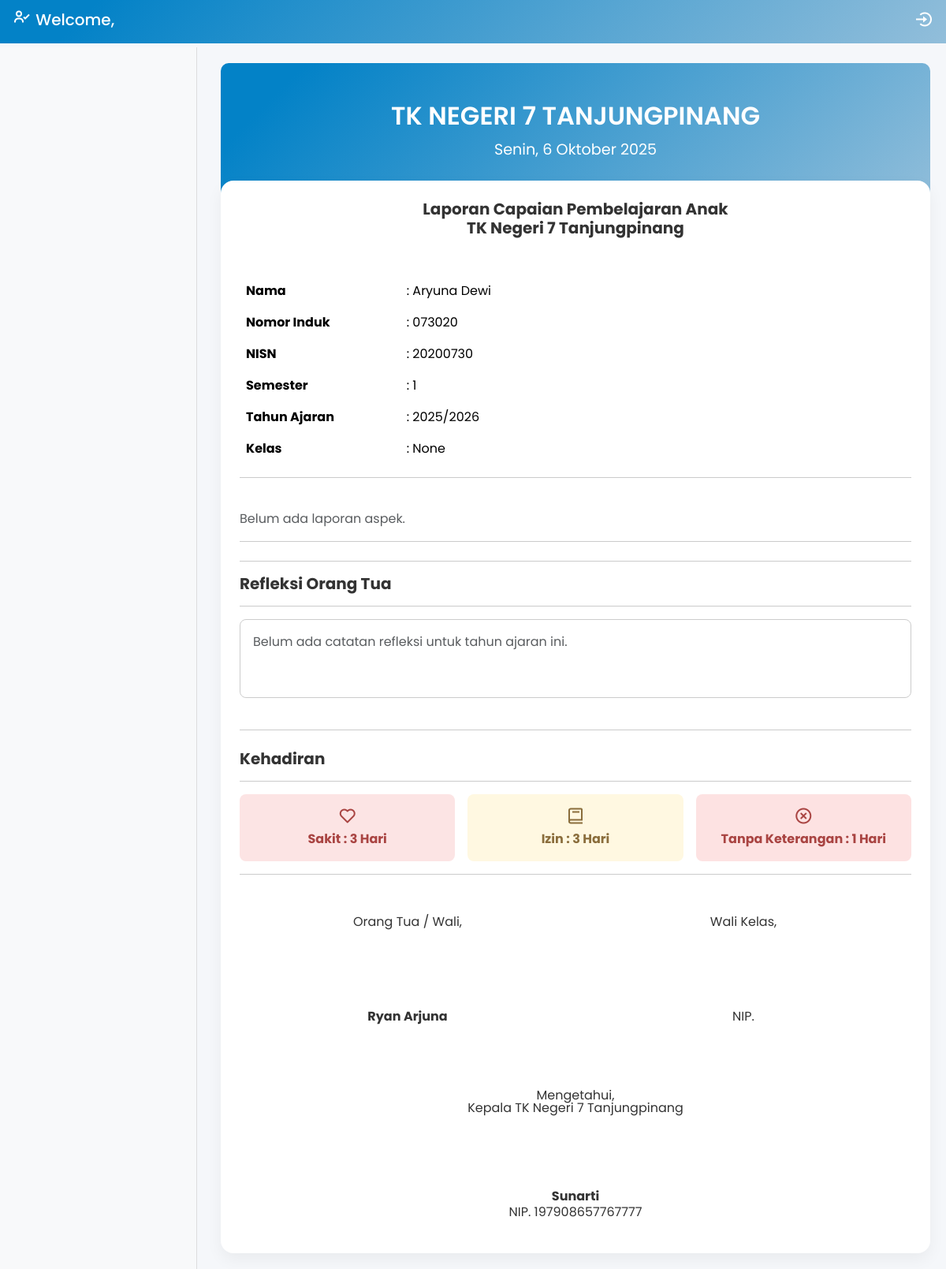
Screenshot of /raport/cetak/3/ with the database file from the repository.
### main/models.py (models this page shows, shortened)
class Siswa(models.Model):
    nama = models.CharField(max_length=100)
    nisn = models.CharField(max_length=20, unique=True)
    nomor_induk = models.CharField(max_length=20, unique=True)
    jenis_kelamin = models.CharField(max_length=1, choices=[('L', 'Laki-laki'), ('P', 'Perempuan')])
    kelas = models.ForeignKey('Kelas', on_delete=models.SET_NULL, null=True, blank=True)
    tahun_ajaran = models.CharField(max_length=20)
    tempat_lahir = models.CharField(max_length=50, blank=True, null=True)
    tanggal_lahir = models.DateField(blank=True, null=True)
    agama = models.CharField(max_length=30, blank=True, null=True)
    nama_ayah = models.CharField(max_length=100, blank=True, null=True)
    nama_ibu = models.CharField(max_length=100, blank=True, null=True)
    alamat = models.TextField(blank=True, null=True)
    no_hp = models.CharField(max_length=15, blank=True, null=True)
    foto = models.ImageField(upload_to=siswa_upload_path, blank=True, null=True)

class Guru(models.Model):
    JABATAN_CHOICES = [
        ('kepala_sekolah', 'Kepala Sekolah'),
        ('tata_usaha', 'Tata Usaha'),
        ('wali_kelas', 'Wali Kelas'),
        ('guru', 'Guru'),
        ('pengawas_tk', 'Pengawas TK'),
        ('komite_sekolah', 'Komite Sekolah'),
    ]
    nama = models.CharField(max_length=100)
    nip = models.CharField(max_length=50, unique=True, blank=True, null=True)
    jabatan = models.CharField(max_length=20, choices=JABATAN_CHOICES)
    tempat_lahir = models.CharField(max_length=100)
    tanggal_lahir = models.DateField()
    tanggal_masuk = models.DateField()
    alamat = models.TextField()
    no_telp = models.CharField(max_length=20)
    foto = models.ImageField(upload_to=guru_upload_path, blank=True, null=True)
    tahun_ajaran = models.ForeignKey(TahunAjaran, on_delete=models.SET_NULL, null=True, blank=True)
    user = models.OneToOneField(User, on_delete=models.SET_NULL, null=True, blank=True)

### main/views.py (the view, shortened to what this page needs)
# urls.py: path('raport/cetak/<int:siswa_id>/', views.cetak_raport, name='cetak_raport'),
def cetak_raport(request, siswa_id):
    siswa = get_object_or_404(Siswa, id=siswa_id)
    tahun_ajaran_nama = request.GET.get('tahun_ajaran', siswa.tahun_ajaran)
    semester = request.GET.get('semester')
    if not semester:
        today = date.today()
        if today.month >= 7:
            semester = '1'
        else:
            semester = '2'
    laporan = LaporanPerkembangan.objects.filter(
        siswa=siswa,
        semester=semester,
        siswa__tahun_ajaran=tahun_ajaran_nama
    ).order_by('-tanggal').first()
    aspek_list_for_template = []
    refleksi_list = []
    try:
        tahun_ajaran_obj = TahunAjaran.objects.get(nama=tahun_ajaran_nama)
        refleksi_list = RefleksiKomentar.objects.filter(tahun_ajaran=tahun_ajaran_obj)
    except TahunAjaran.DoesNotExist:
        pass # refleksi_list will be empty
    try:
        year_str = tahun_ajaran_nama.split('/')[0]
        year = int(year_str)
        if semester == '1':
            start = date(year, 7, 1)
            end = date(year, 12, 31)
        else:
            start = date(year + 1, 1, 1)
            end = date(year + 1, 6, 30)
        absensi_semester = Absensi.objects.filter(
            siswa=siswa,
            tanggal__range=(start, end)
        )
        total_sakit = absensi_semester.filter(status='Sakit').count()
        total_izin = absensi_semester.filter(status='Izin').count()
        total_alpha = absensi_semester.filter(status='Alpa').count()
    except (ValueError, IndexError, TypeError):
        total_sakit = 0
        total_izin = 0
        total_alpha = 0
    kepala_sekolah = Guru.objects.filter(jabatan='kepala_sekolah').first()
    wali_kelas = None
    kelas_nama = None
    if siswa.kelas:
        kelas_nama = siswa.kelas.nama
        if siswa.kelas.wali_kelas:
            wali_kelas = siswa.kelas.wali_kelas
    context = {
        'siswa': siswa,
        'laporan': laporan,
        'aspek_list': aspek_list_for_template,
        'semester': semester,
        'tahun_ajaran': tahun_ajaran_nama,
        'refleksi_list': refleksi_list,
        'total_sakit': total_sakit,
        'total_izin': total_izin,
        'total_alpha': total_alpha,
        'kepala_sekolah': kepala_sekolah,
        'wali_kelas': wali_kelas,
        'kelas_nama': kelas_nama,
    }
    return render(request, 'cetak_raport.html', context)

### templates/cetak_raport.html (shortened to what this page needs)
{% extends 'base.html' %}
{% block content %}
<div style="background-color: white; padding: 1.5rem; border-radius: 1rem;
            box-shadow: 0 8px 20px rgba(0, 0, 0, 0.05); margin-top: -4rem;
            max-width: 950px; margin-left: auto; margin-right: auto;">
    <div style="position: relative; text-align: center;">
        <h5 class="text-center fw-bold mb-4">
            Laporan Capaian Pembelajaran Anak <br> TK Negeri 7 Tanjungpinang
        </h5> <br>
    </div>
    <table class="table table-borderless" style="max-width: 400px;">
        <tr>
            <td><strong>Nama</strong></td>
            <td>: {{ siswa.nama }}</td>
        </tr>
        <tr>
            <td><strong>Nomor Induk</strong></td>
            <td>: {{ siswa.nomor_induk }}</td>
        </tr>
        <tr>
            <td><strong>NISN</strong></td>
            <td>: {{ siswa.nisn }}</td>
        </tr>
        <tr>
            <td><strong>Semester</strong></td>
            <td>: {{ semester }}</td>
        </tr>
        <tr>
            <td><strong>Tahun Ajaran</strong></td>
            <td>: {{ tahun_ajaran }}</td>
        </tr>
        <tr>
            <td><strong>Kelas</strong></td>
            <td>: {{ kelas_nama }}</td>
        </tr>
    </table>
<hr><br>
    {% for aspek in aspek_list %}
    <div class="mb-4" style="page-break-inside: avoid;">
        <h5 class="fw-bold"
            style="background-color: #f2f2f2;
                   padding: 0.5rem 0.75rem;
                   margin-bottom: 1rem;
                   border-radius: 0.4rem;">
            {{ aspek.aspek.nama_aspek }}
        </h5>
        {% if aspek.foto %}
        <div style="overflow: hidden;">
            <img src="{{ aspek.foto.url }}"
                 alt="Foto {{ aspek.aspek.nama_aspek }}"
                 style="float: left; width: 400px; max-width: 100%; margin-right: 1rem; margin-bottom: 0.5rem; border-radius: 0.5rem;">
            <p style="text-align: justify;">{{ aspek.deskripsi|default:"-" }}</p>
        </div>
        {% else %}
            <p>{{ aspek.deskripsi|default:"-" }}</p>
        {% endif %}
    </div>
    {% empty %}
        <p class="text-muted">Belum ada laporan aspek.</p>
    {% endfor %}
<hr>
    <div class="mt-4" style="max-width: 900px; margin: auto;">
        <hr><h5 class="fw-bold mb-3">Refleksi Orang Tua</h5><hr>
        <div style="border: 1px solid #ccc; border-radius: 0.5rem; padding: 1rem; min-height: 100px;">
            {% for refleksi in refleksi_list %}
                <div style="margin-bottom: 1.5rem;">
                    <p style="margin-bottom: 0.5rem;">{{ forloop.counter }}. {{ refleksi.teks }}?</p>
                    <div class="dotted-line-answer"></div>
                    <div class="dotted-line-answer"></div>
                    <div class="dotted-line-answer"></div>
                </div>
            {% empty %}
                <p class="text-muted">Belum ada catatan refleksi untuk tahun ajaran ini.</p>
            {% endfor %}
        </div>
    </div>
<br>
    <hr><h5 class="fw-bold mt-4">Kehadiran</h5> <hr>
    <div class="d-flex gap-3 mt-2">
        <div style="flex: 1; background-color: #fce4e4; color: #a94442;
                    padding: 1rem; border-radius: 0.5rem; text-align: center; font-weight: bold;">
            <i class='bx bx-heart' style="font-size:1.5rem;"></i><br>
            Sakit : {{ total_sakit }} Hari
        </div>
        <div style="flex: 1; background-color: #fff8e1; color: #8a6d3b;
                    padding: 1rem; border-radius: 0.5rem; text-align: center; font-weight: bold;">
            <i class='bx bx-book' style="font-size:1.5rem;"></i><br>
            Izin : {{ total_izin }} Hari
        </div>
        <div style="flex: 1; background-color: #fde2e2; color: #a94442;
                    padding: 1rem; border-radius: 0.5rem; text-align: center; font-weight: bold;">
            <i class='bx bx-x-circle' style="font-size:1.5rem;"></i><br>
            Tanpa Keterangan : {{ total_alpha }} Hari
        </div>
    </div>
<hr>
    <div class="mt-5" style="max-width: 900px; margin: auto;">
        <div class="d-flex justify-content-between" style="margin-bottom: 4rem;">
            <div class="text-center" style="flex: 1;">
                <p>Orang Tua / Wali,</p>
                <div style="height: 80px;"></div>
                <p style="font-weight: bold;">
                    {{ siswa.nama_ayah }}
                </p>
            </div>
            <div class="text-center" style="flex: 1;">
            <p>Wali Kelas,</p>
            <div style="height: 80px;"></div>
            <p style="line-height: 1.5;">NIP. {{ wali_kelas.nip }}</p>
            </div>
        </div>
        <div class="text-center mt-3">
            <p style="margin-bottom: 0; line-height: 1;">Mengetahui,</p>
            <p style="line-height: 1;">Kepala TK Negeri 7 Tanjungpinang</p>
            <div style="height: 80px;"></div>
            <p style="font-weight: bold; margin-bottom: 0; line-height: 1;">{{ kepala_sekolah.nama|title }}</p>
            <p style="line-height: 1.5;">NIP. {{ kepala_sekolah.nip }}</p>
        </div>
    </div>
</div>
{% endblock %}

### templates/base.html (style rules this page uses)
body { font-family: 'Poppins', sans-serif; background-color: #f5f7fa; color: #333; margin: 0; padding: 0; }

### rows the page displays
Siswa: nama "Aryuna Dewi", nomor_induk "073020", nisn "20200730", tahun_ajaran "2025/2026", nama_ayah "Ryan Arjuna"
Guru: nama "Sunarti", nip "197908657767777"

### other values shown
{{ semester }} "1"
{{ kelas_nama }} "None"
{{ total_sakit }} "3"
{{ total_izin }} "3"
{{ total_alpha }} "1"
